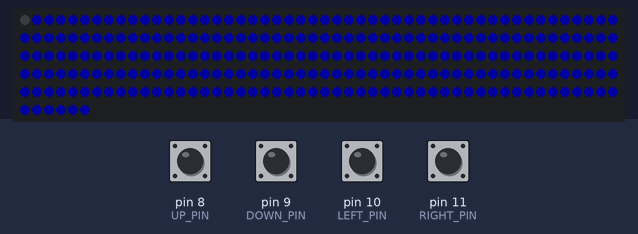
The sketch below on a simulated Arduino Uno, built with avr-gcc and run on an emulated ATmega328P. Parts: 256 RGB LEDs in strip order, left to right, continuing on the next row. Inputs (shaded band) come from the test bench; at power-on: pin 8 (UP_PIN), pin 9 (DOWN_PIN), pin 10 (LEFT_PIN), pin 11 (RIGHT_PIN) HIGH. Dim RGB values are drawn brighter than linear; random numbers use the default seed unless the sketch sets one; what the sketch prints to the serial monitor is not drawn.

Above: at 8.3 s.
10.5 s: pin 8 (UP_PIN) pulled LOW for 0.6 s
12.6 s: pin 11 (RIGHT_PIN) pulled LOW for 0.6 s
14.7 s: pin 9 (DOWN_PIN) pulled LOW for 0.6 s
16.8 s: pin 8 (UP_PIN) pulled LOW for 1 s
19.3 s: pin 10 (LEFT_PIN) pulled LOW for 0.6 s
21.4 s: pin 11 (RIGHT_PIN) pulled LOW for 1 s
Timing chart, 0 to 24.4 s (numbered marks = the images above; inputs shaded):
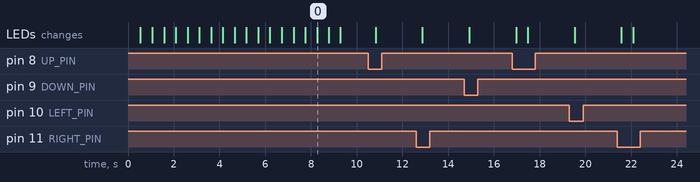

The sketch:

PeterTranspose.ino
```cpp
//up dated fredo

#include <Adafruit_NeoPixel.h>

#define NEO_PIN 2   // input pin Neopixel is attached to

#define UP_PIN 8   // input pin Neopixel is attached to [blue]

#define DOWN_PIN 9   // input pin Neopixel is attached to [green]

#define LEFT_PIN 10   // input pin Neopixel is attached to [white]

#define RIGHT_PIN 11   // input pin Neopixel is attached to [black]

#define SIDE_LENGTH      16 // number of neopixels in strip

#define NUMPIXELS      256 // number of neopixels in strip

Adafruit_NeoPixel pixels = Adafruit_NeoPixel(NUMPIXELS, NEO_PIN, NEO_GRB + NEO_KHZ800);

int delayval = 100; // timing delay in milliseconds

int redColor = 10;
int greenColor = 30;
int blueColor = 20;
int count = 0;

int x = 1;

int y = 1;


void setup() {
  setColor();
  Serial.begin(9600);
  // make the pushbutton's pin an input:

  pinMode(   UP_PIN, INPUT_PULLUP);
  pinMode( DOWN_PIN, INPUT_PULLUP);
  pinMode( LEFT_PIN, INPUT_PULLUP);
  pinMode(RIGHT_PIN, INPUT_PULLUP);

  // Committed to Github desktop

  // Initialize the NeoPixel library.
  pixels.begin();
  pixels_on_off( 16 , true);
  win();
}

void loop() {

  //Serial.println("Hello");
  readJoystick();
  int linear_pos = 1;
  /*  for (int row = 1; row < SIDE_LENGTH+1; row++) {

    for (int col = 1; col < SIDE_LENGTH+1; col++) {
      linear_pos = mapXY(col,row);

    // pixels.Color takes RGB values, from 0,0,0 up to 255,255,255
    pixels.setPixelColor(linear_pos, pixels.Color(redColor, greenColor, blueColor));

    // This sends the updated pixel color to the hardware.
    pixels.show();

    // Delay for a period of time (in milliseconds).
    delay(delayval);

    }
    }  */
}

int mapXY(int _x, int _y) {
  int j = 1;
  if (_y % 2 == 1) {
    j = (_y - 1) * 16 + _x - 1;

  } else {
    j = _y * 16 - _x;
  }
  Serial.println(String(_x) + " " + String(_y) + " " + String(j));
  return j;

}


// setColor()
// picks random values to set for RGB
void setColor() {
  redColor = random(0, 30);
  greenColor = random(0, 30);
  blueColor = random(0, 30);
}
void readJoystick() {
  int pixel_number;
  int last_pixel;

  last_pixel = mapXY(x, y);
  // pixels.Color takes RGB values, from 0,0,0 up to 255,255,255
  pixels.setPixelColor(last_pixel , pixels.Color(0, 0, 0));


  if (!digitalRead(UP_PIN)) {
    Serial.println("up");
    if (y < 16) {
      y++;
    }
  }
  if (!digitalRead(DOWN_PIN)) {
    Serial.println("down");
    if (y > 1) {
      y--;
    }
  }

  if (!digitalRead(LEFT_PIN)) {
    Serial.println("left");
    if (x > 1) {
      x--;
    }
  }
  if (!digitalRead(RIGHT_PIN)) {
    Serial.println("right");
    if (x < 16) {
      x++;
    }
  }

  pixel_number = mapXY(x, y);
  pixels.setPixelColor(pixel_number, pixels.Color(redColor, greenColor, blueColor));
  pixels.show();


  delay(500);        // delay in between reads for stability
  Serial.println(count);
  mapXY(x, y);
  count++;
}
void pixels_on_off(char side, bool on_off) {
  for (int i = 1 ; i <side * side +1 ; i++) {
    if (on_off) {
      pixels.setPixelColor(i , pixels.Color(0, 0, 30));
    } else {
      pixels.setPixelColor(i , pixels.Color(0, 0, 0));
    }
  }
  pixels.show();
}

void win() {
   for (int i = 1 ; i < 10 ; i++){
    pixels_on_off(16,true);
    delay(500);
      pixels_on_off(16,false);
    delay(500);
   }


}
//this is my comment line
//this is my comment line peter byrne
```

Measured:
- what the display in image 0 shows lasts 0.5 s, from 8.3 s to 8.8 s
